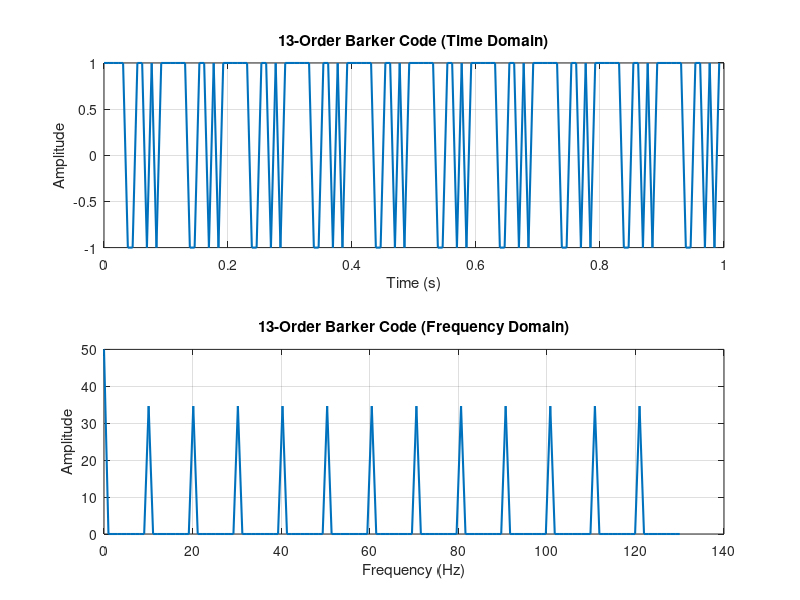

This chart was generated by the following MATLAB code: (Note: this script raises an error after producing the figure.)
% 定义13阶巴克码
barker_code = [+1, +1, +1, +1, +1, -1, -1, +1, +1, -1, +1, -1, +1];

% 重复巴克码以增加长度
repeated_barker_code = repmat(barker_code, 1, 10);

% 生成时间向量
T = 1; % 持续时间（秒）
fs = length(repeated_barker_code) / T; % 采样率
t = 0:1/fs:T-1/fs; 

% 绘制13阶巴克码的时域图
figure;
subplot(2, 1, 1);
plot(t, repeated_barker_code, 'LineWidth', 1.5);
title('13-Order Barker Code (Time Domain)');
xlabel('Time (s)');
ylabel('Amplitude');
grid on;

% 计算13阶巴克码的频谱
N = length(repeated_barker_code);
frequencies = linspace(0, fs, N);
barker_fft = fft(repeated_barker_code);

% 绘制13阶巴克码的频域图
subplot(2, 1, 2);
plot(frequencies, abs(barker_fft), 'LineWidth', 1.5);
title('13-Order Barker Code (Frequency Domain)');
xlabel('Frequency (Hz)');
ylabel('Amplitude');
grid on;

sgtitle('13-Order Barker Code - Time and Frequency Domain');
